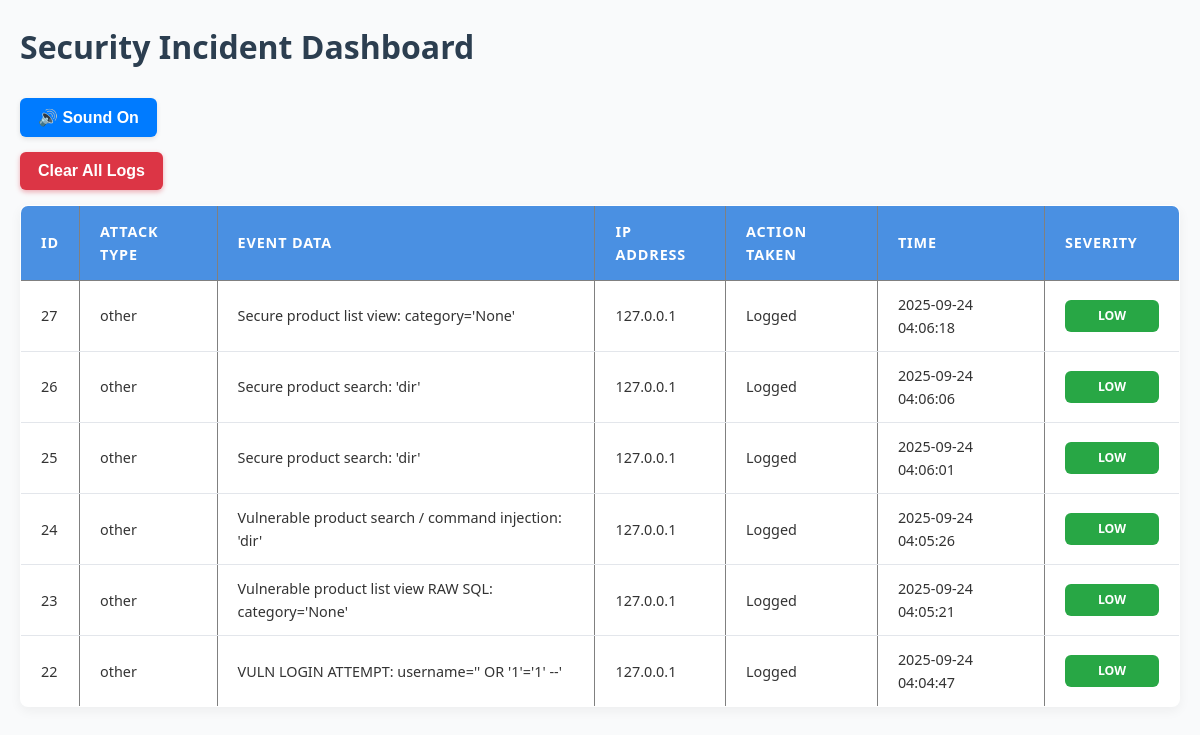
Page /dashboard/ on the earlier database version.
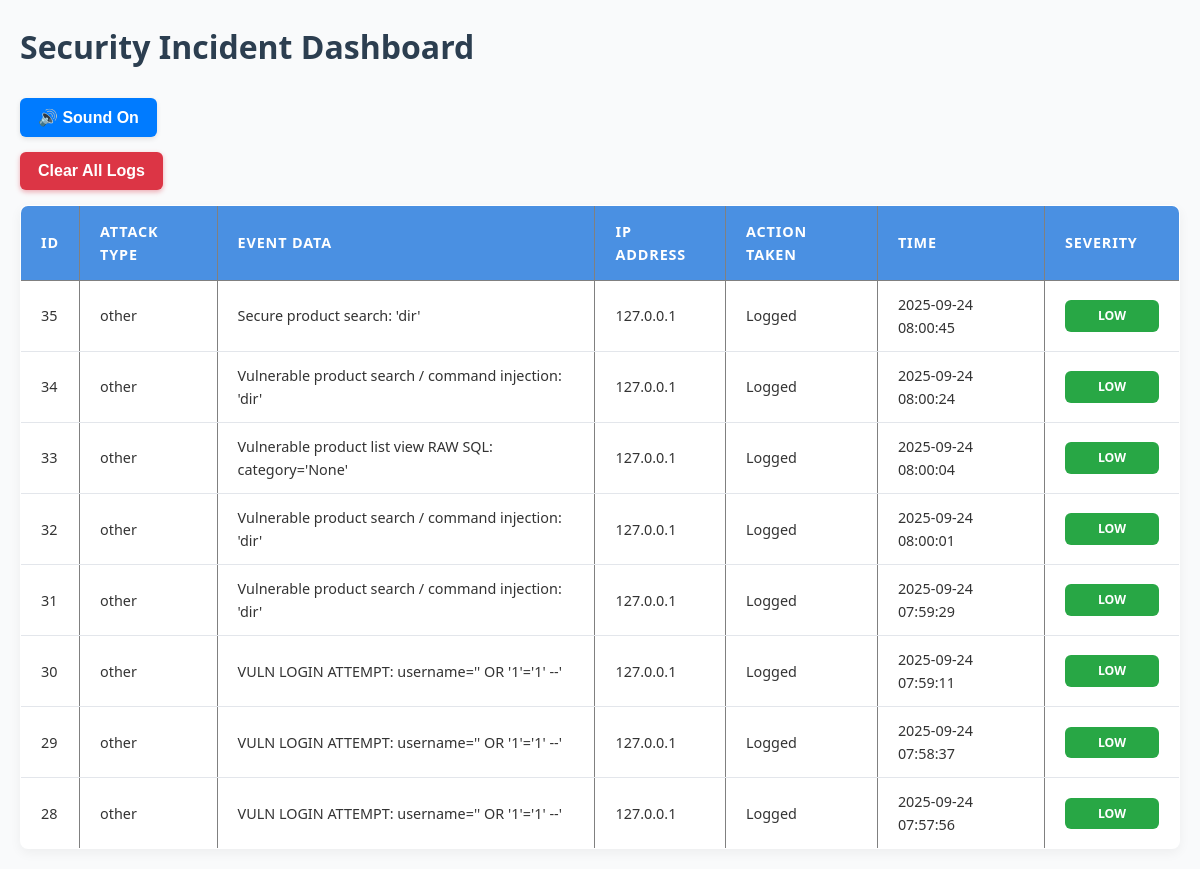
Same page on the later database version.
### monitoring/models.py (models this page shows, shortened)
class Incident(models.Model):
    ATTACK_TYPES = [
        ("suricata_alert", "Suricata Alert"),
        ("snort_alert", "Snort Alert"),
        ("sql_injection", "SQL Injection"),
        ("xss", "Cross-Site Scripting"),
        ("bruteforce", "Brute Force"),
        ("command_injection", "Command Injection"),  # 👈 add here
        ("other", "Other"),
    ]
    SEVERITY_LEVELS = [
        ("Low", "Low"),
        ("Medium", "Medium"),
        ("High", "High"),
    ]
    attack_type = models.CharField(max_length=50, choices=ATTACK_TYPES, default="other")
    event_data = models.TextField()
    ip_address = models.GenericIPAddressField(null=True, blank=True)
    action_taken = models.CharField(max_length=255, default="Logged")
    severity = models.CharField(max_length=10, choices=SEVERITY_LEVELS, default="Low")
    timestamp = models.DateTimeField(auto_now_add=True)

### monitoring/views.py (the view)
# urls.py: path('dashboard/', views.dashboard, name='dashboard'),
def dashboard(request):
    incidents = Incident.objects.order_by("-timestamp")[:50]
    return render(request, "dashboard.html", {"incidents": incidents})

### monitoring/templates/dashboard.html (shortened to what this page needs)
{% load static %}
<!DOCTYPE html>
<html>
<head>
<link rel="stylesheet" href="{% static 'css/dashboard.css' %}">
</head>
<body>
<h1>Security Incident Dashboard</h1>
<button id="mute-btn" class="mute-btn">🔊 Sound On</button>
<form method="POST" action="{% url 'clear_logs' %}">
<button type="submit" onclick="return confirm('Are you sure you want to clear all logs?');">Clear All Logs</button>
</form>
<table border="1" cellpadding="10">
<thead>
<tr><th>ID</th><th>Attack Type</th><th>Event Data</th><th>IP Address</th><th>Action Taken</th><th>Time</th><th>Severity</th></tr>
</thead>
<tbody>
{% for incident in incidents %}
<tr data-id="{{ incident.id }}">
<td>{{ incident.id }}</td>
<td>{{ incident.attack_type }}</td>
<td>{{ incident.event_data }}</td>
<td>{{ incident.ip_address }}</td>
<td>{{ incident.action_taken }}</td>
<td>{{ incident.timestamp|date:"Y-m-d H:i:s" }}</td>
<td><span class="severity {{ incident.severity|lower }}">{{ incident.severity }}</span></td>
</tr>
{% empty %}
<tr><td colspan="7">No incidents yet 🚀</td></tr>
{% endfor %}
</tbody>
</table>
</body>
</html>

### monitoring/static/css/dashboard.css (style rules this page uses)
body { font-family: 'Segoe UI', Tahoma, Geneva, Verdana, sans-serif; margin: 20px; background-color: #f9fafb; color: #333; line-height: 1.6; }
h1 { color: #2c3e50; font-weight: 700; margin-bottom: 25px; font-size: 2rem; }
button { cursor: pointer; border: none; padding: 10px 18px; margin-bottom: 15px; border-radius: 6px; font-size: 1em; font-weight: 600; transition: background-color 0.3s ease, box-shadow 0.3s ease; box-shadow: 0 2px 5px rgba(0,0,0,0.1); }
.mute-btn { background-color: #007bff; color: white; }
form button[type="submit"] { background-color: #dc3545; color: white; box-shadow: 0 2px 5px rgba(220, 53, 69, 0.4); }
table { border-collapse: collapse; width: 100%; background: white; box-shadow: 0 4px 12px rgba(0,0,0,0.05); border-radius: 8px; overflow: hidden; }
thead tr { background-color: #4a90e2; }
thead th { color: white; padding: 14px 20px; text-transform: uppercase; font-size: 0.9em; letter-spacing: 0.06em; text-align: left; }
tbody tr { border-bottom: 1px solid #e3e6eb; transition: background-color 0.3s ease; }
tbody td { padding: 12px 20px; font-size: 0.9em; vertical-align: middle; word-break: break-word; }
.severity { padding: 6px 12px; border-radius: 6px; font-weight: 700; color: #fff; text-transform: uppercase; font-size: 0.85em; display: inline-block; min-width: 70px; text-align: center; }
.severity.low { background-color: #28a745; }

Differences in the rows shown:
removed Incident: id "27", attack_type "other", event_data "Secure product list view: category='None'", ip_address "127.0.0.1", action_taken "Logged", timestamp "2025-09-24 04:06:18", severity "LOW"
removed Incident: id "26", attack_type "other", event_data "Secure product search: 'dir'", ip_address "127.0.0.1", action_taken "Logged", timestamp "2025-09-24 04:06:06", severity "LOW"
removed Incident: id "25", attack_type "other", event_data "Secure product search: 'dir'", ip_address "127.0.0.1", action_taken "Logged", timestamp "2025-09-24 04:06:01", severity "LOW"
removed Incident: id "24", attack_type "other", event_data "Vulnerable product search / command injection: 'dir'", ip_address "127.0.0.1", action_taken "Logged", timestamp "2025-09-24 04:05:26", severity "LOW"
removed Incident: id "23", attack_type "other", event_data "Vulnerable product list view RAW SQL: category='None'", ip_address "127.0.0.1", action_taken "Logged", timestamp "2025-09-24 04:05:21", severity "LOW"
removed Incident: id "22", attack_type "other", event_data "VULN LOGIN ATTEMPT: username='' OR '1'='1' --'", ip_address "127.0.0.1", action_taken "Logged", timestamp "2025-09-24 04:04:47", severity "LOW"
added Incident: id "35", attack_type "other", event_data "Secure product search: 'dir'", ip_address "127.0.0.1", action_taken "Logged", timestamp "2025-09-24 08:00:45", severity "LOW"
added Incident: id "34", attack_type "other", event_data "Vulnerable product search / command injection: 'dir'", ip_address "127.0.0.1", action_taken "Logged", timestamp "2025-09-24 08:00:24", severity "LOW"
added Incident: id "33", attack_type "other", event_data "Vulnerable product list view RAW SQL: category='None'", ip_address "127.0.0.1", action_taken "Logged", timestamp "2025-09-24 08:00:04", severity "LOW"
added Incident: id "32", attack_type "other", event_data "Vulnerable product search / command injection: 'dir'", ip_address "127.0.0.1", action_taken "Logged", timestamp "2025-09-24 08:00:01", severity "LOW"
added Incident: id "31", attack_type "other", event_data "Vulnerable product search / command injection: 'dir'", ip_address "127.0.0.1", action_taken "Logged", timestamp "2025-09-24 07:59:29", severity "LOW"
added Incident: id "30", attack_type "other", event_data "VULN LOGIN ATTEMPT: username='' OR '1'='1' --'", ip_address "127.0.0.1", action_taken "Logged", timestamp "2025-09-24 07:59:11", severity "LOW"
added Incident: id "29", attack_type "other", event_data "VULN LOGIN ATTEMPT: username='' OR '1'='1' --'", ip_address "127.0.0.1", action_taken "Logged", timestamp "2025-09-24 07:58:37", severity "LOW"
added Incident: id "28", attack_type "other", event_data "VULN LOGIN ATTEMPT: username='' OR '1'='1' --'", ip_address "127.0.0.1", action_taken "Logged", timestamp "2025-09-24 07:57:56", severity "LOW"
